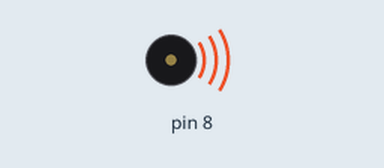
Simulated run of this sketch. Board: Arduino Uno, built with avr-gcc and run on an emulated ATmega328P. On the bench: buzzer (waves = sounding).

Above: at 0.1 s.
At 2.6 s:
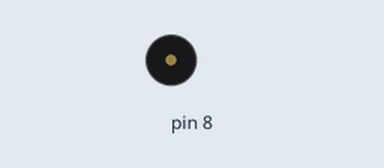
Timing chart, 0 to 4.1 s (numbered marks = the images above):
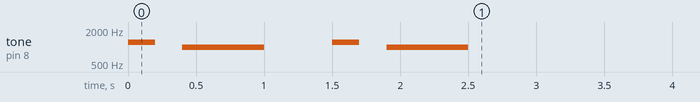

The sketch:

KAKKO_BGM.ino
```cpp
void setup()
{
  for(int i=0; i<2; i=i+1) {
  tone(8, 1220);
  delay(200);
  noTone(8);
  delay(200);
  tone(8, 980);
  delay(600);
  noTone(8);
  delay(500);
  }
}
void loop()
{

}
```
